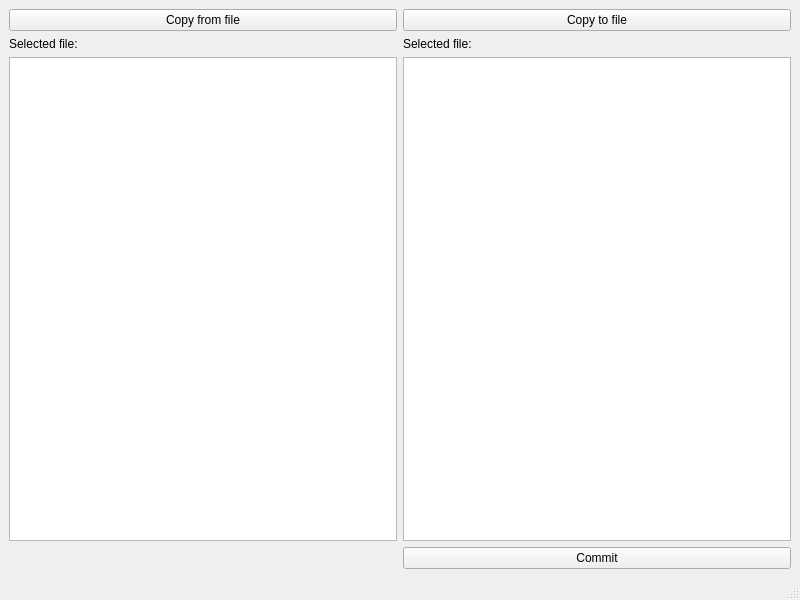
<?xml version="1.0" encoding="UTF-8"?>
<ui version="4.0">
 <class>MainWindow</class>
 <widget class="QMainWindow" name="MainWindow">
  <property name="geometry">
   <rect>
    <x>0</x>
    <y>0</y>
    <width>800</width>
    <height>600</height>
   </rect>
  </property>
  <property name="windowTitle">
   <string>MainWindow</string>
  </property>
  <widget class="QWidget" name="centralwidget">
   <layout class="QGridLayout" name="gridLayout">
    <item row="3" column="1">
     <widget class="QPushButton" name="commitButton">
      <property name="text">
       <string>Commit</string>
      </property>
     </widget>
    </item>
    <item row="2" column="0">
     <widget class="QTextBrowser" name="fromText"/>
    </item>
    <item row="0" column="0">
     <widget class="QPushButton" name="copyFromButton">
      <property name="text">
       <string>Copy from file</string>
      </property>
     </widget>
    </item>
    <item row="0" column="1">
     <widget class="QPushButton" name="copyToButton">
      <property name="text">
       <string>Copy to file</string>
      </property>
     </widget>
    </item>
    <item row="1" column="1">
     <widget class="QLabel" name="toLabel">
      <property name="text">
       <string>Selected file: </string>
      </property>
     </widget>
    </item>
    <item row="1" column="0">
     <widget class="QLabel" name="fromLabel">
      <property name="text">
       <string>Selected file: </string>
      </property>
     </widget>
    </item>
    <item row="2" column="1">
     <widget class="QTextBrowser" name="toText"/>
    </item>
   </layout>
  </widget>
  <widget class="QMenuBar" name="menubar">
   <property name="geometry">
    <rect>
     <x>0</x>
     <y>0</y>
     <width>800</width>
     <height>21</height>
    </rect>
   </property>
  </widget>
  <widget class="QStatusBar" name="statusbar"/>
 </widget>
 <resources/>
 <connections/>
</ui>
